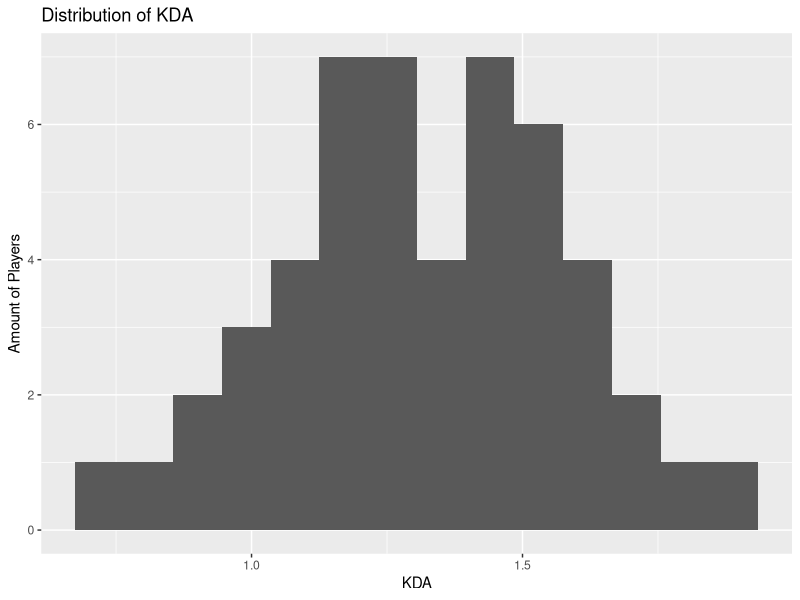
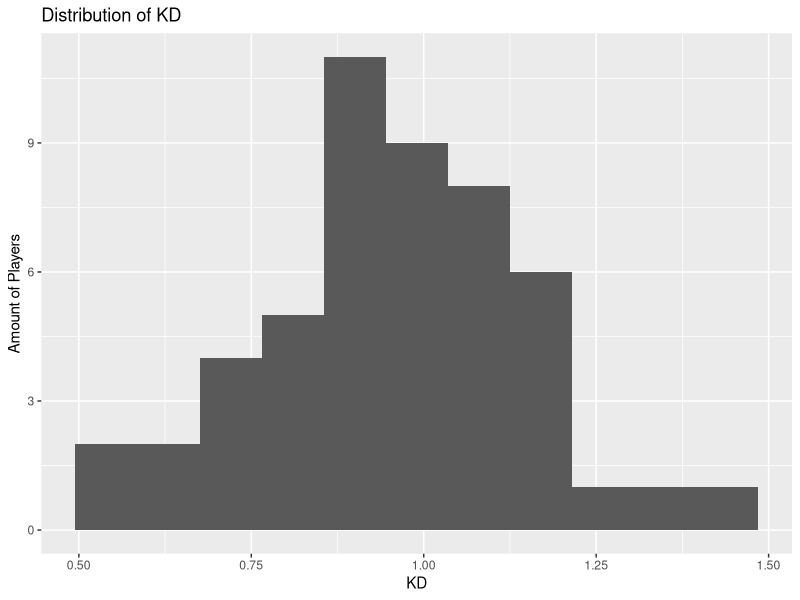

The R script that drew these images, in order:
## ---- chunk 1
library(tidyverse)
library(ggplot2)
library(readr)
## ---- chunk 2
players <- read_csv("player_stats.csv")
#This code takes the function read_csv and reads the player_stats.csv and then assigns it to the variable players.
## ---- chunk 3
players
#This code calls the established variable
## ---- chunk 4
ggplot(data = players) +
  geom_histogram(aes(x = KDA), binwidth = .09) +
  labs(title = "Distribution of KDA", y = "Amount of Players", y = " ")
#This code uses ggplot to create a graph that shows the distribution of the players Kill's Death's and Assist's
## ---- chunk 5
ggplot(data = players) +
  geom_histogram(aes(x = KD), binwidth = .09) +
  labs(title = "Distribution of KD", y = "Amount of Players", y = " ")
#This code is the same as the one above but instead shows the distribution of Kill's and Death's without assists
## ---- chunk 6
maximum_KDA_ratio <- players %>% 
  group_by(KDA) %>% 
  filter(KDA >= 1.6)
maximum_KDA_ratio
#This code filters the table to only show players that have a KDA higher then 1.6
## ---- chunk 7
minimum_KDA_ratio <- players %>% 
  group_by(KDA) %>% 
  filter(KDA <= 0.8)
minimum_KDA_ratio
#This code then filters the table to show all players with a KDA lower then 0.8
## ---- chunk 8
average_KDA_ratio <-
  players %>%
  group_by(KDA) %>% 
  summarise(players, average_KDA = mean(KDA))

average_KDA_ratio  
#This code first groups the players by their KDA then averages the KDA together
## ---- chunk 9
players %>%                                     
  arrange(desc(KDA)) %>% 
  group_by(Team) %>%
  slice(1)
#This code finds the best players of each team and shows their stats
## ---- chunk 10
players %>% 
  filter(Maps == 16) %>%
  summarize(Player, KD, Maps)
#This code shows which players played on the most amount of maps and what their KD was overall
## ---- chunk 11
players %>%
  group_by(KDA) 
  summarise(players, KDA_Median = median(KDA, na.rm = TRUE))
  
#This code finds the median of all the players KDA

